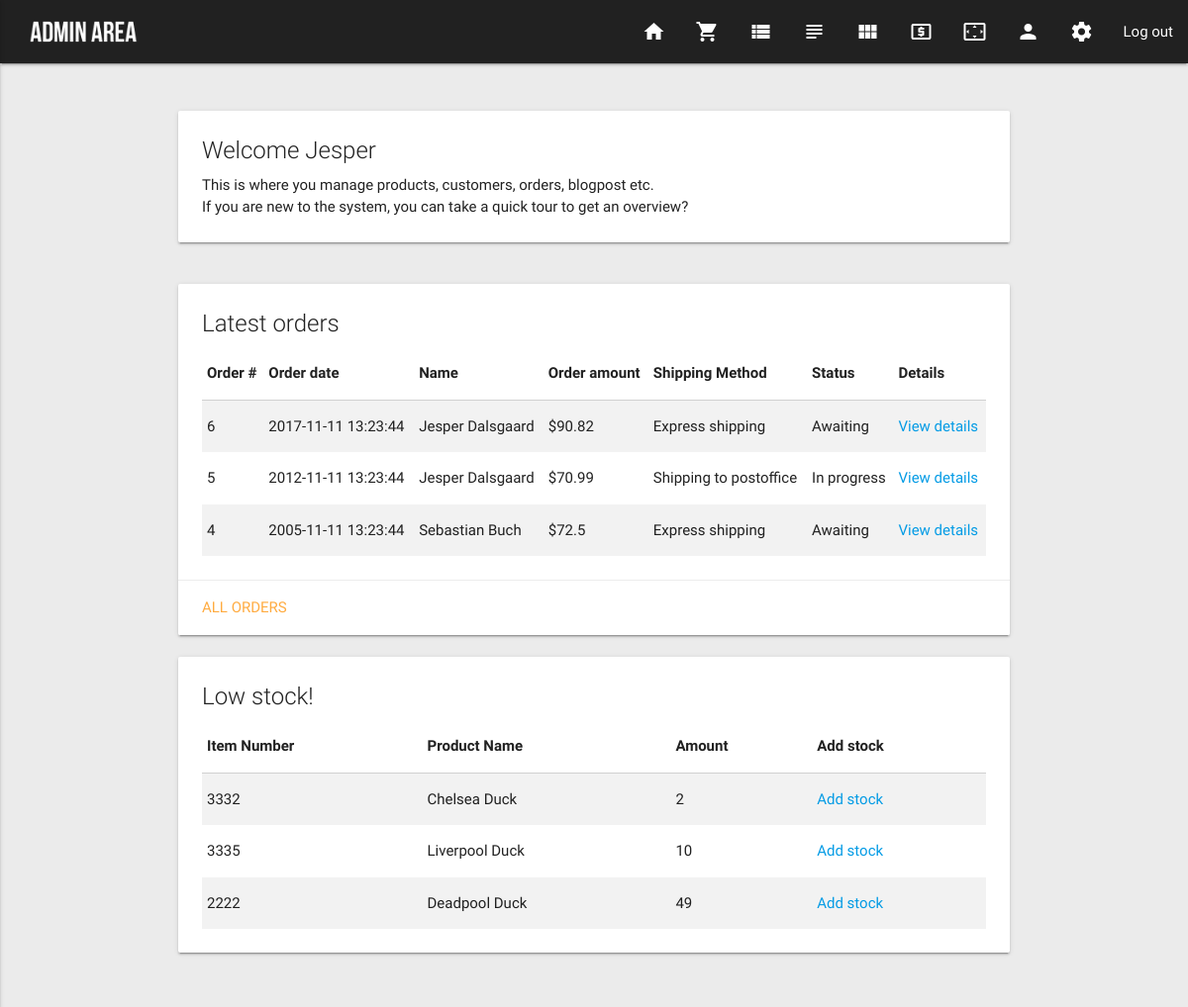
The app's page /admin/index.php (signed in), older data.
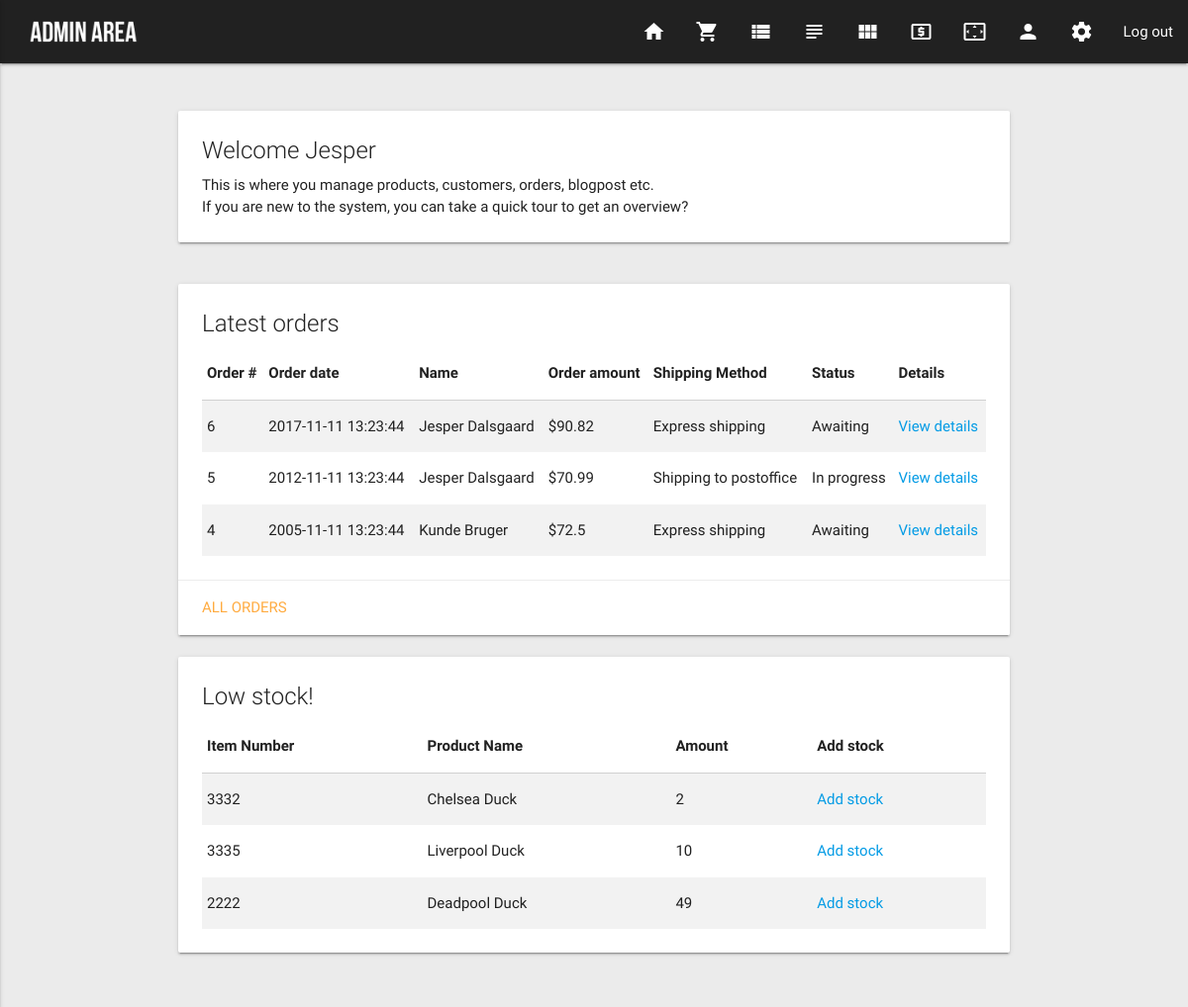
The same page, newer data.
### tables this page shows
CREATE TABLE CustomerOrder (
  OrderNumber int AUTO_INCREMENT NOT NULL PRIMARY KEY,
  Comment varchar(255) NULL,
  StripeChargeID varchar(255) NOT NULL,
  OrderDate TIMESTAMP NOT NULL,
  ShippingStreet varchar(255) NOT NULL,
  ShippingHouseNumber varchar(255) NOT NULL,
  ZipCode int(20) NOT NULL,  
  CustomerEmail varchar(255) NOT NULL,  
  DeliveryMethodID int NOT NULL,  
  OrderStatusID int NOT NULL,  
  PromoCode varchar(255) NULL  
);

CREATE TABLE Customer (
  CustomerEmail varchar(255) NOT NULL PRIMARY KEY,
  Password varchar(255) NOT NULL,
  Street varchar(255) NULL,
  HouseNumber varchar(255) NULL,
  Phone int null,
  FirstName varchar(255) NOT NULL,
  LastName varchar(255) NOT NULL,
  ZipCode int(20) NULL,  
  ResetKey varchar(255) NULL
);

CREATE TABLE DeliveryMethod (
  DeliveryMethodID int AUTO_INCREMENT NOT NULL PRIMARY KEY,
  Method varchar(255) NOT NULL,
  MethodDescription varchar(255) NOT NULL,
  DeliveryPrice FLOAT(2) NOT NULL
);

CREATE TABLE OrderStatus (
  OrderStatusID int AUTO_INCREMENT NOT NULL PRIMARY KEY,
  Status varchar(255) NOT NULL
);

### admin/class/Order.php (called while the page is built, shortened)
<?php
class Order {
  function getLatestOrders() {
    try {
      $conn = DB::connect();
      $handle = $conn->prepare("SELECT * FROM CustomerOrder
        INNER JOIN Customer ON CustomerOrder.CustomerEmail = Customer.CustomerEmail
        INNER JOIN ZipCode ON CustomerOrder.ZipCode = ZipCode.ZipCode
        INNER JOIN DeliveryMethod ON CustomerOrder.DeliveryMethodID = DeliveryMethod.DeliveryMethodID
        INNER JOIN OrderStatus ON CustomerOrder.OrderStatusID = OrderStatus.OrderStatusID ORDER BY OrderNumber DESC LIMIT 3");
      $handle->execute();
      $result = $handle->fetchAll( \PDO::FETCH_OBJ );
      return $result;
    }
    catch(\PDOException $ex) {
      print($ex->getMessage());
    }
  }
  function getOrderDetails($orderNumber){
    try {
        $conn = DB::connect();
        $statement = "SELECT * FROM OrderDetails INNER JOIN Product ON OrderDetails.ItemNumber = Product.ItemNumber WHERE OrderNumber = :OrderNumber";
        $handle = $conn->prepare($statement);
        $handle->bindParam(':OrderNumber', $orderNumber);
        $handle->execute();
        $result = $handle->fetchAll( \PDO::FETCH_ASSOC );
        $statement2 = "SELECT * FROM DeliveryMethod
        INNER JOIN CustomerOrder ON DeliveryMethod.DeliveryMethodID = CustomerOrder.DeliveryMethodID
        INNER JOIN Customer ON CustomerOrder.CustomerEmail = Customer.CustomerEmail
        INNER JOIN OrderStatus ON CustomerOrder.OrderStatusID = OrderStatus.OrderStatusID
        INNER JOIN ZipCode ON CustomerOrder.ZipCode = ZipCode.ZipCode
        LEFT JOIN PromoCode ON CustomerOrder.PromoCode = PromoCode.PromoCode WHERE OrderNumber = :OrderNumber LIMIT 1";
        $handle = $conn->prepare($statement2);
        $handle->bindParam(':OrderNumber', $orderNumber);
        $handle->execute();
        $result2 = $handle->fetchAll( \PDO::FETCH_ASSOC );
        $total = 0;
        foreach($result as $item) {
          $total = $total + $item["FinalPrice"] * $item["Amount"];
        }
        if(isset($result2[0]["DiscountAmount"])) {
          $totalBeforeDiscount = $total;
          $total = ($total / 100) * $result2[0]["DiscountAmount"];
        } else {
          $totalBeforeDiscount = NULL;
        };
        $orderinfo = array(
          "Products"=>$result,
          "Total"=>$total,
          "BeforeDiscount"=>$totalBeforeDiscount,
          "OrderInfo"=>$result2[0],
      );
        return $orderinfo;
    }
    catch(\PDOExeption $ex) {
        print($ex->getMessage());
    }
  }
}
?>

### admin/index.php (the view, shortened to what the changed rows need)
<?php
require_once("../admin/includes/header.php");
?>
<?php
$orders = new Order();
$latestorders = $orders->getLatestOrders();
?>
  <div class="container">
    <div class="row">
      <div class="col s12">
        <div class="card">
          <div class="card-content">
            <table class="responsive-table striped">
              <thead>
                <tr>
                  <th>Order #</th>
                  <th>Order date</th>
                  <th>Name</th>
                  <th>Order amount</th>
                  <th>Shipping Method</th>
                  <th>Status</th>
                  <th>Details</th>
                </tr>
              </thead>
              <tbody>
                <?php
                  foreach ($latestorders as $order) {
                    $orderProductsAndPrice = $orders->getOrderDetails($order->OrderNumber);
                    ?>
                    <tr>
                      <td><?php echo $order->OrderNumber; ?></td>
                      <td><?php echo $order->OrderDate; ?></td>
                      <td><?php echo $order->FirstName . " " . $order->LastName; ?></td>
                      <td>$<?php echo $orderProductsAndPrice["Total"] + $orderProductsAndPrice["OrderInfo"]["DeliveryPrice"]; ?></td>
                      <td><?php echo $order->Method; ?></td>
                      <td><?php echo $order->Status; ?></td>
                      <td>
                        <a href="manage-order.php?order=<?php echo $order->OrderNumber; ?>">View details</a>
                      </td>
                    </tr>
                    <?php
                  }
                ?>
              </tbody>
            </table>
          </div>
        </div>
        <div class="row">
          <div class="col s12">
            <div class="card">
              <div class="card-content">
                <table class="responsive-table striped">
                  <thead>
                    <tr>
                        <th>Item Number</th>
                        <th>Product Name</th>
                        <th>Amount</th>
                        <th>Add stock</th>
                    </tr>
                  </thead>
              </div>
            </div>
          </div>
        </div>
      </div>
    </div>
  </div>
<?php require_once("../admin/includes/footer.php"); ?>

Row changes from the older to the newer data that the page shows:
changed customerorder id 4: CustomerEmail.FirstName "Sebastian" → "Kunde"; CustomerEmail.LastName "Buch" → "Bruger"
